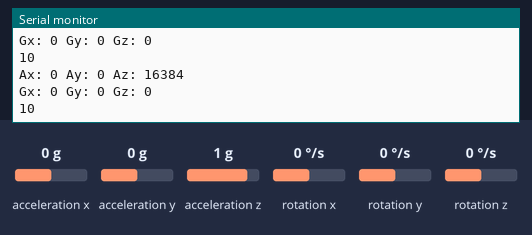
Simulated run of this sketch. Board: Arduino Uno, built with avr-gcc and run on an emulated ATmega328P. Parts: the last lines printed to the serial monitor. Wiring (inferred from the names in the program): MPU-6050 motion sensor at I2C address 0x68. The test bench sets the inputs (shaded band); at power-on: acceleration z 1 g, acceleration x 0 g, acceleration y 0 g, rotation x 0 °/s, rotation y 0 °/s, rotation z 0 °/s.

Above: at 2.2 s.
2.3 s: acceleration z set to 0 g
At 2.35 s:
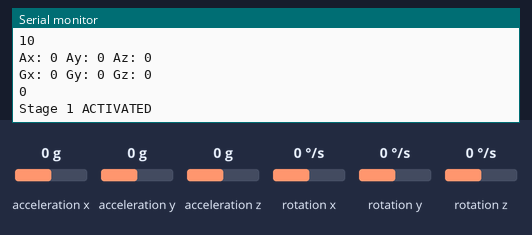
3.9 s: acceleration x set to -1.4 g
At 4.1 s:
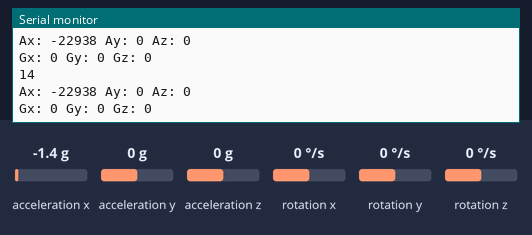
5.4 s: acceleration y set to -1.4 g
At 5.65 s:
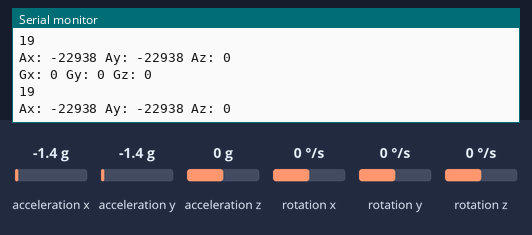
6.9 s: rotation x set to 9 °/s
At 6.9 s:
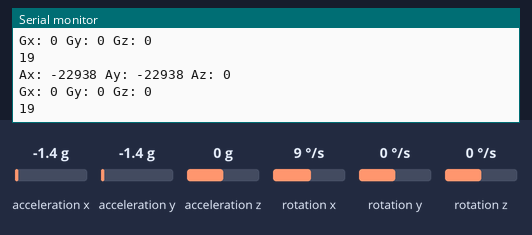
9.9 s: rotation y set to -192 °/s
At 9.9 s:
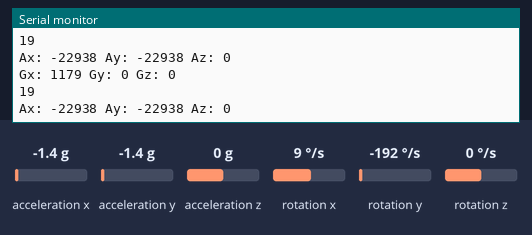
Timing chart, 0 to 12.4 s (numbered marks = the images above; inputs shaded):
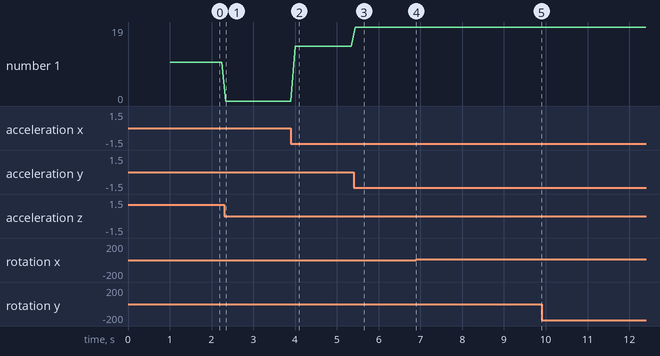

The sketch:

Fall_detection_decsion_tree.ino
```cpp
#include<Wire.h>
const int MPU_addr=0x68;  // I2C address of the MPU-6050

int16_t AcX,AcY,AcZ,Tmp,GyX,GyY,GyZ;
float ax=0, ay=0, az=0, gx=0, gy=0, gz=0;

//int data[STORE_SIZE][5]; //array for saving past data
//byte currentIndex=0; //stores current data array index (0-255)
boolean fall = false; //final fall decision flag
boolean trigger1=false; //first trigger (lower threshold)
boolean trigger2=false; //second trigger (upper threshold)
boolean trigger3=false; //third trigger (orientation change)

byte trigger1count=0; //stores the counts past since trigger 1 was set true
byte trigger2count=0; //stores the counts past since trigger 2 was set true
byte trigger3count=0; //stores the counts past since trigger 3 was set true
int angleChange=0;


void setup(){

  Wire.begin();
  Wire.beginTransmission(MPU_addr);
  Wire.write(0x6B);  // PWR_MGMT_1 register
  Wire.write(0);     // set to zero (wakes up the MPU-6050)
  Wire.endTransmission(true);
  Serial.begin(115200);
  delay(1000);
}

void loop(){

  mpu_read();
  //2050, 77, 1947 are values for calibration of accelerometer
  ax = (AcX)/16384.00;
  ay = (AcY)/16384.00;
  az = (AcZ)/16384.00;

  Serial.print("Ax: ");
  Serial.print(AcX);
  Serial.print(" Ay: ");
  Serial.print(AcY);
  Serial.print(" Az: ");
  Serial.println(AcZ);


  //270, 351, 136 for gyroscope calibration
  gx = (GyX)/131.07;
  gy = (GyY)/131.07;
  gz = (GyZ)/131.07;

  Serial.print("Gx: ");
  Serial.print(GyX);
  Serial.print(" Gy: ");
  Serial.print(GyY);
  Serial.print(" Gz: ");
  Serial.println(GyZ);

  //calculating Amplitute vector for 3 axis
  float Raw_AM = pow(pow(ax,2)+pow(ay,2)+pow(az,2),0.5);
  int AM = Raw_AM * 10;  // as values are within 0 to 1, it is multiplied by 10 for using if else conditions

  Serial.println(AM);
  //Serial.println(PM);
  //delay(500);

  if (trigger3==true){
     trigger3count++;
     //Serial.println(trigger3count);
     if (trigger3count>=10){
        angleChange = pow(pow(gx,2)+pow(gy,2)+pow(gz,2),0.5);
        //delay(10);
        Serial.println(angleChange);
        if ((angleChange>=0) && (angleChange<=10)){ //if orientation changes remains between 0-10 degrees
            fall=true; trigger3=false; trigger3count=0;
            Serial.println(angleChange);
              }
        else{ //user regained normal orientation
           trigger3=false; trigger3count=0;
           Serial.println("Stage 3 DEACTIVATED");
        }
      }
   }
  if (fall==true){
    Serial.println("FALL DETECTED");
    delay(20);
    fall=false;
    }
  if (trigger2count>=6){ //allow 0.5s for orientation change
    trigger2=false; trigger2count=0;
    Serial.println("Stage 2 DECACTIVATED");
    }
  if (trigger1count>=6){ //allow 0.5s for AM to break upper threshold
    trigger1=false; trigger1count=0;
    Serial.println("Stage 1 DECACTIVATED");
    }
  if (trigger2==true){
    trigger2count++;
    //angleChange=acos(((double)x*(double)bx+(double)y*(double)by+(double)z*(double)bz)/(double)AM/(double)BM);
    angleChange = pow(pow(gx,2)+pow(gy,2)+pow(gz,2),0.5); Serial.println(angleChange);
    if (angleChange>=30 && angleChange<=400){ //if orientation changes by between 80-100 degrees
      trigger3=true; trigger2=false; trigger2count=0;
      Serial.println(angleChange);
      Serial.println("Stage 3 ACTIVATED");
        }
    }
  if (trigger1==true){
    trigger1count++;
    if (AM>=15){ //if AM breaks upper threshold (3g)
      trigger2=true;
      Serial.println("Stage 2 ACTIVATED");
      trigger1=false; trigger1count=0;
      }
    }
  if (AM<=5 && trigger2==false){ //if AM breaks lower threshold (0.4g)
    trigger1=true;
    Serial.println("Stage 1 ACTIVATED");
    }
//It appears that delay is needed in order not to clog the port
  delay(100);
}


//taken from example code
void mpu_read(){
  Wire.beginTransmission(MPU_addr);
  Wire.write(0x3B);  // starting with register 0x3B (ACCEL_XOUT_H)
  Wire.endTransmission(false);
  Wire.requestFrom(MPU_addr,14,true);  // request a total of 14 registers
  AcX=Wire.read()<<8|Wire.read();  // 0x3B (ACCEL_XOUT_H) & 0x3C (ACCEL_XOUT_L)
  AcY=Wire.read()<<8|Wire.read();  // 0x3D (ACCEL_YOUT_H) & 0x3E (ACCEL_YOUT_L)
  AcZ=Wire.read()<<8|Wire.read();  // 0x3F (ACCEL_ZOUT_H) & 0x40 (ACCEL_ZOUT_L)
  Tmp=Wire.read()<<8|Wire.read();  // 0x41 (TEMP_OUT_H) & 0x42 (TEMP_OUT_L)
  GyX=Wire.read()<<8|Wire.read();  // 0x43 (GYRO_XOUT_H) & 0x44 (GYRO_XOUT_L)
  GyY=Wire.read()<<8|Wire.read();  // 0x45 (GYRO_YOUT_H) & 0x46 (GYRO_YOUT_L)
  GyZ=Wire.read()<<8|Wire.read();  // 0x47 (GYRO_ZOUT_H) & 0x48 (GYRO_ZOUT_L)
  }
```

Measured:
- after the input at 2.3 s, the serial monitor: prints a new line at once (image 1)
- after the input at 3.9 s, the serial monitor: prints a new line after 0.09 s (image 2)
- after the input at 5.4 s, the serial monitor: prints a new line at once (image 3)
- plotted number 1: 0 → 14 after the input at 3.9 s, 14 → 19 after the input at 5.4 s
